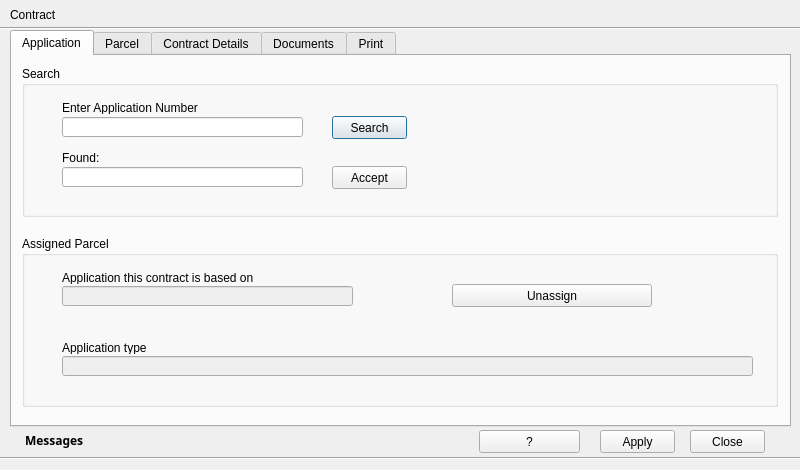
<?xml version="1.0" encoding="UTF-8"?>
<ui version="4.0">
 <class>ContractPastureDialog</class>
 <widget class="QDialog" name="ContractPastureDialog">
  <property name="geometry">
   <rect>
    <x>0</x>
    <y>0</y>
    <width>800</width>
    <height>470</height>
   </rect>
  </property>
  <property name="minimumSize">
   <size>
    <width>800</width>
    <height>470</height>
   </size>
  </property>
  <property name="maximumSize">
   <size>
    <width>800</width>
    <height>470</height>
   </size>
  </property>
  <property name="windowTitle">
   <string>Dialog</string>
  </property>
  <property name="windowIcon">
   <iconset>
    <normaloff>../../../.designer/backup/icons/contract.png</normaloff>../../../.designer/backup/icons/contract.png</iconset>
  </property>
  <widget class="Line" name="line">
   <property name="geometry">
    <rect>
     <x>0</x>
     <y>20</y>
     <width>801</width>
     <height>16</height>
    </rect>
   </property>
   <property name="orientation">
    <enum>Qt::Horizontal</enum>
   </property>
  </widget>
  <widget class="Line" name="line_2">
   <property name="geometry">
    <rect>
     <x>0</x>
     <y>450</y>
     <width>801</width>
     <height>16</height>
    </rect>
   </property>
   <property name="orientation">
    <enum>Qt::Horizontal</enum>
   </property>
  </widget>
  <widget class="QLabel" name="label">
   <property name="geometry">
    <rect>
     <x>10</x>
     <y>7</y>
     <width>151</width>
     <height>16</height>
    </rect>
   </property>
   <property name="text">
    <string>Contract</string>
   </property>
  </widget>
  <widget class="QTabWidget" name="tab_widget">
   <property name="geometry">
    <rect>
     <x>10</x>
     <y>30</y>
     <width>781</width>
     <height>397</height>
    </rect>
   </property>
   <property name="currentIndex">
    <number>0</number>
   </property>
   <widget class="QWidget" name="tab">
    <attribute name="title">
     <string>Application</string>
    </attribute>
    <widget class="QGroupBox" name="application_groupbox">
     <property name="geometry">
      <rect>
       <x>10</x>
       <y>10</y>
       <width>756</width>
       <height>151</height>
      </rect>
     </property>
     <property name="title">
      <string>Search</string>
     </property>
     <widget class="QLineEdit" name="enter_application_num_edit">
      <property name="geometry">
       <rect>
        <x>40</x>
        <y>51</y>
        <width>241</width>
        <height>20</height>
       </rect>
      </property>
     </widget>
     <widget class="QLineEdit" name="found_edit">
      <property name="geometry">
       <rect>
        <x>40</x>
        <y>101</y>
        <width>241</width>
        <height>20</height>
       </rect>
      </property>
     </widget>
     <widget class="QPushButton" name="search_button">
      <property name="geometry">
       <rect>
        <x>310</x>
        <y>50</y>
        <width>75</width>
        <height>23</height>
       </rect>
      </property>
      <property name="text">
       <string>Search</string>
      </property>
     </widget>
     <widget class="QPushButton" name="accept_button">
      <property name="geometry">
       <rect>
        <x>310</x>
        <y>100</y>
        <width>75</width>
        <height>23</height>
       </rect>
      </property>
      <property name="text">
       <string>Accept</string>
      </property>
     </widget>
     <widget class="QLabel" name="label_2">
      <property name="geometry">
       <rect>
        <x>40</x>
        <y>35</y>
        <width>250</width>
        <height>13</height>
       </rect>
      </property>
      <property name="text">
       <string>Enter Application Number</string>
      </property>
     </widget>
     <widget class="QLabel" name="label_37">
      <property name="geometry">
       <rect>
        <x>40</x>
        <y>85</y>
        <width>250</width>
        <height>13</height>
       </rect>
      </property>
      <property name="text">
       <string>Found:</string>
      </property>
     </widget>
    </widget>
    <widget class="QGroupBox" name="groupBox_16">
     <property name="geometry">
      <rect>
       <x>10</x>
       <y>180</y>
       <width>756</width>
       <height>171</height>
      </rect>
     </property>
     <property name="title">
      <string>Assigned Parcel</string>
     </property>
     <widget class="QLineEdit" name="application_this_contract_based_edit">
      <property name="enabled">
       <bool>false</bool>
      </property>
      <property name="geometry">
       <rect>
        <x>40</x>
        <y>50</y>
        <width>291</width>
        <height>20</height>
       </rect>
      </property>
     </widget>
     <widget class="QPushButton" name="unassign_button">
      <property name="geometry">
       <rect>
        <x>430</x>
        <y>48</y>
        <width>200</width>
        <height>23</height>
       </rect>
      </property>
      <property name="text">
       <string>Unassign</string>
      </property>
     </widget>
     <widget class="QLabel" name="label_31">
      <property name="geometry">
       <rect>
        <x>40</x>
        <y>35</y>
        <width>259</width>
        <height>13</height>
       </rect>
      </property>
      <property name="text">
       <string>Application this contract is based on</string>
      </property>
     </widget>
     <widget class="QLineEdit" name="application_type_edit">
      <property name="enabled">
       <bool>false</bool>
      </property>
      <property name="geometry">
       <rect>
        <x>40</x>
        <y>120</y>
        <width>691</width>
        <height>20</height>
       </rect>
      </property>
     </widget>
     <widget class="QLabel" name="label_40">
      <property name="geometry">
       <rect>
        <x>40</x>
        <y>105</y>
        <width>259</width>
        <height>13</height>
       </rect>
      </property>
      <property name="text">
       <string>Application type</string>
      </property>
     </widget>
    </widget>
   </widget>
   <widget class="QWidget" name="tab_2">
    <attribute name="title">
     <string>Parcel</string>
    </attribute>
    <widget class="QGroupBox" name="groupBox">
     <property name="geometry">
      <rect>
       <x>10</x>
       <y>10</y>
       <width>756</width>
       <height>341</height>
      </rect>
     </property>
     <property name="title">
      <string>Parcel Details</string>
     </property>
     <widget class="QLabel" name="label_14">
      <property name="geometry">
       <rect>
        <x>20</x>
        <y>300</y>
        <width>721</width>
        <height>16</height>
       </rect>
      </property>
      <property name="text">
       <string>Parcel details will be populated automatically once an application was selected in the previous tab.</string>
      </property>
     </widget>
     <widget class="QTableWidget" name="assigned_parcel_twidget">
      <property name="geometry">
       <rect>
        <x>13</x>
        <y>30</y>
        <width>731</width>
        <height>221</height>
       </rect>
      </property>
      <column>
       <property name="text">
        <string>Parcel ID</string>
       </property>
      </column>
      <column>
       <property name="text">
        <string>Pasture Type</string>
       </property>
      </column>
      <column>
       <property name="text">
        <string>Area(ga)</string>
       </property>
      </column>
     </widget>
    </widget>
   </widget>
   <widget class="QWidget" name="tab_3">
    <attribute name="title">
     <string>Contract Details</string>
    </attribute>
    <widget class="QGroupBox" name="groupBox_2">
     <property name="geometry">
      <rect>
       <x>10</x>
       <y>10</y>
       <width>756</width>
       <height>346</height>
      </rect>
     </property>
     <property name="title">
      <string>Contract Details</string>
     </property>
     <widget class="QLineEdit" name="contract_num_edit">
      <property name="enabled">
       <bool>false</bool>
      </property>
      <property name="geometry">
       <rect>
        <x>50</x>
        <y>40</y>
        <width>200</width>
        <height>20</height>
       </rect>
      </property>
     </widget>
     <widget class="QLabel" name="label_15">
      <property name="geometry">
       <rect>
        <x>50</x>
        <y>25</y>
        <width>171</width>
        <height>16</height>
       </rect>
      </property>
      <property name="text">
       <string>Contract Number</string>
      </property>
     </widget>
     <widget class="QLineEdit" name="contract_begin_edit">
      <property name="enabled">
       <bool>false</bool>
      </property>
      <property name="geometry">
       <rect>
        <x>50</x>
        <y>100</y>
        <width>181</width>
        <height>20</height>
       </rect>
      </property>
     </widget>
     <widget class="QLabel" name="label_16">
      <property name="geometry">
       <rect>
        <x>50</x>
        <y>85</y>
        <width>241</width>
        <height>16</height>
       </rect>
      </property>
      <property name="text">
       <string>Contract Begin (= Decision Date)</string>
      </property>
     </widget>
     <widget class="QLabel" name="label_19">
      <property name="geometry">
       <rect>
        <x>300</x>
        <y>25</y>
        <width>200</width>
        <height>16</height>
       </rect>
      </property>
      <property name="text">
       <string>Contract Date</string>
      </property>
     </widget>
     <widget class="QLabel" name="label_20">
      <property name="geometry">
       <rect>
        <x>300</x>
        <y>85</y>
        <width>200</width>
        <height>16</height>
       </rect>
      </property>
      <property name="text">
       <string>Contract Duration [years]</string>
      </property>
     </widget>
     <widget class="QLabel" name="label_22">
      <property name="geometry">
       <rect>
        <x>530</x>
        <y>85</y>
        <width>200</width>
        <height>16</height>
       </rect>
      </property>
      <property name="text">
       <string>Contract End</string>
      </property>
     </widget>
     <widget class="QDateEdit" name="contract_date">
      <property name="geometry">
       <rect>
        <x>300</x>
        <y>40</y>
        <width>161</width>
        <height>22</height>
       </rect>
      </property>
      <property name="displayFormat">
       <string>yyyy-MM-dd</string>
      </property>
      <property name="calendarPopup">
       <bool>true</bool>
      </property>
     </widget>
     <widget class="QLineEdit" name="contract_duration_edit">
      <property name="enabled">
       <bool>false</bool>
      </property>
      <property name="geometry">
       <rect>
        <x>300</x>
        <y>100</y>
        <width>161</width>
        <height>20</height>
       </rect>
      </property>
     </widget>
     <widget class="QLineEdit" name="contract_end_edit">
      <property name="enabled">
       <bool>false</bool>
      </property>
      <property name="geometry">
       <rect>
        <x>530</x>
        <y>100</y>
        <width>181</width>
        <height>20</height>
       </rect>
      </property>
     </widget>
     <widget class="QGroupBox" name="status_groupbox">
      <property name="geometry">
       <rect>
        <x>30</x>
        <y>130</y>
        <width>191</width>
        <height>171</height>
       </rect>
      </property>
      <property name="title">
       <string>Contract Status</string>
      </property>
      <widget class="QRadioButton" name="draft_rbutton">
       <property name="geometry">
        <rect>
         <x>30</x>
         <y>40</y>
         <width>151</width>
         <height>20</height>
        </rect>
       </property>
       <property name="text">
        <string>Draft</string>
       </property>
       <property name="checked">
        <bool>true</bool>
       </property>
       <attribute name="buttonGroup">
        <string notr="true">contract_status_groupbox</string>
       </attribute>
      </widget>
      <widget class="QRadioButton" name="active_rbutton">
       <property name="geometry">
        <rect>
         <x>30</x>
         <y>70</y>
         <width>200</width>
         <height>20</height>
        </rect>
       </property>
       <property name="text">
        <string>Active</string>
       </property>
       <attribute name="buttonGroup">
        <string notr="true">contract_status_groupbox</string>
       </attribute>
      </widget>
      <widget class="QRadioButton" name="expired_rbutton">
       <property name="geometry">
        <rect>
         <x>30</x>
         <y>100</y>
         <width>146</width>
         <height>20</height>
        </rect>
       </property>
       <property name="text">
        <string>Expired</string>
       </property>
       <attribute name="buttonGroup">
        <string notr="true">contract_status_groupbox</string>
       </attribute>
      </widget>
      <widget class="QRadioButton" name="cancelled_rbutton">
       <property name="geometry">
        <rect>
         <x>30</x>
         <y>130</y>
         <width>151</width>
         <height>20</height>
        </rect>
       </property>
       <property name="text">
        <string>Cancelled</string>
       </property>
       <attribute name="buttonGroup">
        <string notr="true">contract_status_groupbox</string>
       </attribute>
      </widget>
     </widget>
     <widget class="QGroupBox" name="contract_cancellation_groupbox">
      <property name="enabled">
       <bool>false</bool>
      </property>
      <property name="geometry">
       <rect>
        <x>240</x>
        <y>130</y>
        <width>511</width>
        <height>171</height>
       </rect>
      </property>
      <property name="title">
       <string>Contract Cancellation</string>
      </property>
      <widget class="QDateEdit" name="cancelation_date">
       <property name="enabled">
        <bool>false</bool>
       </property>
       <property name="geometry">
        <rect>
         <x>30</x>
         <y>50</y>
         <width>91</width>
         <height>20</height>
        </rect>
       </property>
       <property name="displayFormat">
        <string>yyyy-MM-dd</string>
       </property>
       <property name="calendarPopup">
        <bool>true</bool>
       </property>
      </widget>
      <widget class="QLabel" name="label_23">
       <property name="geometry">
        <rect>
         <x>30</x>
         <y>21</y>
         <width>200</width>
         <height>20</height>
        </rect>
       </property>
       <property name="text">
        <string>Cancellation Date</string>
       </property>
      </widget>
      <widget class="QRadioButton" name="application_based_rbutton">
       <property name="geometry">
        <rect>
         <x>185</x>
         <y>20</y>
         <width>200</width>
         <height>20</height>
        </rect>
       </property>
       <property name="sizePolicy">
        <sizepolicy hsizetype="Minimum" vsizetype="Fixed">
         <horstretch>0</horstretch>
         <verstretch>0</verstretch>
        </sizepolicy>
       </property>
       <property name="text">
        <string>Application based</string>
       </property>
       <property name="checked">
        <bool>true</bool>
       </property>
       <attribute name="buttonGroup">
        <string notr="true">cancellation_reason_groupbox</string>
       </attribute>
      </widget>
      <widget class="QComboBox" name="app_number_cbox">
       <property name="enabled">
        <bool>false</bool>
       </property>
       <property name="geometry">
        <rect>
         <x>200</x>
         <y>50</y>
         <width>151</width>
         <height>20</height>
        </rect>
       </property>
      </widget>
      <widget class="QLabel" name="label_24">
       <property name="geometry">
        <rect>
         <x>130</x>
         <y>52</y>
         <width>66</width>
         <height>16</height>
        </rect>
       </property>
       <property name="text">
        <string>Number</string>
       </property>
      </widget>
      <widget class="QLineEdit" name="type_edit">
       <property name="enabled">
        <bool>false</bool>
       </property>
       <property name="geometry">
        <rect>
         <x>80</x>
         <y>85</y>
         <width>421</width>
         <height>20</height>
        </rect>
       </property>
      </widget>
      <widget class="QLabel" name="label_25">
       <property name="geometry">
        <rect>
         <x>10</x>
         <y>87</y>
         <width>66</width>
         <height>16</height>
        </rect>
       </property>
       <property name="text">
        <string>Type</string>
       </property>
      </widget>
      <widget class="QComboBox" name="other_reason_cbox">
       <property name="enabled">
        <bool>false</bool>
       </property>
       <property name="geometry">
        <rect>
         <x>10</x>
         <y>135</y>
         <width>491</width>
         <height>22</height>
        </rect>
       </property>
      </widget>
      <widget class="QRadioButton" name="other_reason_rbutton">
       <property name="geometry">
        <rect>
         <x>10</x>
         <y>110</y>
         <width>200</width>
         <height>20</height>
        </rect>
       </property>
       <property name="text">
        <string>Other reason</string>
       </property>
       <attribute name="buttonGroup">
        <string notr="true">cancellation_reason_groupbox</string>
       </attribute>
      </widget>
      <widget class="QCheckBox" name="cancellation_date_check_box">
       <property name="geometry">
        <rect>
         <x>10</x>
         <y>50</y>
         <width>16</width>
         <height>16</height>
        </rect>
       </property>
       <property name="text">
        <string/>
       </property>
      </widget>
      <widget class="QLineEdit" name="person_id_edit">
       <property name="enabled">
        <bool>false</bool>
       </property>
       <property name="geometry">
        <rect>
         <x>370</x>
         <y>50</y>
         <width>131</width>
         <height>20</height>
        </rect>
       </property>
      </widget>
      <widget class="QLabel" name="label_30">
       <property name="geometry">
        <rect>
         <x>370</x>
         <y>24</y>
         <width>131</width>
         <height>16</height>
        </rect>
       </property>
       <property name="text">
        <string>Person/Company ID</string>
       </property>
      </widget>
     </widget>
     <widget class="QLabel" name="label_26">
      <property name="geometry">
       <rect>
        <x>30</x>
        <y>305</y>
        <width>721</width>
        <height>16</height>
       </rect>
      </property>
      <property name="text">
       <string>Contract begin and end cannot be set explicitely. They are based on decision date and contract duration.</string>
      </property>
     </widget>
     <widget class="QLabel" name="error_label">
      <property name="geometry">
       <rect>
        <x>30</x>
        <y>325</y>
        <width>711</width>
        <height>16</height>
       </rect>
      </property>
      <property name="text">
       <string/>
      </property>
     </widget>
    </widget>
   </widget>
   <widget class="QWidget" name="tab_13">
    <attribute name="title">
     <string>Documents</string>
    </attribute>
    <widget class="QGroupBox" name="documents_groupbox">
     <property name="geometry">
      <rect>
       <x>10</x>
       <y>10</y>
       <width>756</width>
       <height>341</height>
      </rect>
     </property>
     <property name="title">
      <string>Contracts Documents</string>
     </property>
     <widget class="QTableWidget" name="doc_twidget">
      <property name="geometry">
       <rect>
        <x>20</x>
        <y>59</y>
        <width>700</width>
        <height>271</height>
       </rect>
      </property>
      <property name="editTriggers">
       <set>QAbstractItemView::NoEditTriggers</set>
      </property>
      <attribute name="horizontalHeaderCascadingSectionResizes">
       <bool>false</bool>
      </attribute>
      <attribute name="horizontalHeaderDefaultSectionSize">
       <number>120</number>
      </attribute>
      <attribute name="horizontalHeaderHighlightSections">
       <bool>false</bool>
      </attribute>
      <attribute name="verticalHeaderCascadingSectionResizes">
       <bool>false</bool>
      </attribute>
      <column>
       <property name="text">
        <string>Provided</string>
       </property>
      </column>
      <column>
       <property name="text">
        <string>Type</string>
       </property>
      </column>
      <column>
       <property name="text">
        <string>Name</string>
       </property>
      </column>
      <column>
       <property name="text">
        <string>Open</string>
       </property>
      </column>
      <column>
       <property name="text">
        <string>Remove</string>
       </property>
      </column>
      <column>
       <property name="text">
        <string>View</string>
       </property>
      </column>
     </widget>
     <widget class="QPushButton" name="load_doc_button">
      <property name="geometry">
       <rect>
        <x>304</x>
        <y>29</y>
        <width>171</width>
        <height>23</height>
       </rect>
      </property>
      <property name="text">
       <string>Load Document</string>
      </property>
     </widget>
     <widget class="QLabel" name="label_32">
      <property name="geometry">
       <rect>
        <x>22</x>
        <y>14</y>
        <width>261</width>
        <height>16</height>
       </rect>
      </property>
      <property name="text">
       <string>Document Path</string>
      </property>
     </widget>
     <widget class="QLineEdit" name="document_path_edit">
      <property name="geometry">
       <rect>
        <x>21</x>
        <y>30</y>
        <width>261</width>
        <height>20</height>
       </rect>
      </property>
      <property name="readOnly">
       <bool>true</bool>
      </property>
     </widget>
    </widget>
   </widget>
   <widget class="QWidget" name="tab_14">
    <attribute name="title">
     <string>Print</string>
    </attribute>
    <widget class="QGroupBox" name="groupBox_20">
     <property name="geometry">
      <rect>
       <x>10</x>
       <y>10</y>
       <width>756</width>
       <height>341</height>
      </rect>
     </property>
     <property name="title">
      <string>Print</string>
     </property>
     <widget class="QPushButton" name="print_contract_button">
      <property name="geometry">
       <rect>
        <x>80</x>
        <y>60</y>
        <width>261</width>
        <height>23</height>
       </rect>
      </property>
      <property name="text">
       <string>Print Contract</string>
      </property>
     </widget>
     <widget class="QPushButton" name="print_certificate_button">
      <property name="geometry">
       <rect>
        <x>80</x>
        <y>110</y>
        <width>261</width>
        <height>23</height>
       </rect>
      </property>
      <property name="text">
       <string>Print Certificate</string>
      </property>
     </widget>
     <widget class="QPushButton" name="print_soil_qual_pass_edit">
      <property name="geometry">
       <rect>
        <x>80</x>
        <y>160</y>
        <width>261</width>
        <height>23</height>
       </rect>
      </property>
      <property name="text">
       <string>Print Soil Quality Passport</string>
      </property>
     </widget>
     <widget class="QComboBox" name="print_officer_cbox">
      <property name="geometry">
       <rect>
        <x>360</x>
        <y>110</y>
        <width>211</width>
        <height>22</height>
       </rect>
      </property>
     </widget>
     <widget class="QCheckBox" name="is_sign_checkbox">
      <property name="geometry">
       <rect>
        <x>360</x>
        <y>60</y>
        <width>361</width>
        <height>17</height>
       </rect>
      </property>
      <property name="text">
       <string>whether to sign the chief</string>
      </property>
     </widget>
     <widget class="QCheckBox" name="pdf_checkbox">
      <property name="geometry">
       <rect>
        <x>110</x>
        <y>30</y>
        <width>161</width>
        <height>17</height>
       </rect>
      </property>
      <property name="text">
       <string>*.pdf print</string>
      </property>
     </widget>
    </widget>
   </widget>
  </widget>
  <widget class="QPushButton" name="apply_button">
   <property name="geometry">
    <rect>
     <x>600</x>
     <y>430</y>
     <width>75</width>
     <height>23</height>
    </rect>
   </property>
   <property name="text">
    <string>Apply</string>
   </property>
  </widget>
  <widget class="QPushButton" name="close_button">
   <property name="geometry">
    <rect>
     <x>690</x>
     <y>430</y>
     <width>75</width>
     <height>23</height>
    </rect>
   </property>
   <property name="text">
    <string>Close</string>
   </property>
  </widget>
  <widget class="QPushButton" name="help_button">
   <property name="geometry">
    <rect>
     <x>479</x>
     <y>430</y>
     <width>101</width>
     <height>23</height>
    </rect>
   </property>
   <property name="text">
    <string>?</string>
   </property>
  </widget>
  <widget class="QLabel" name="status_label">
   <property name="geometry">
    <rect>
     <x>25</x>
     <y>430</y>
     <width>441</width>
     <height>21</height>
    </rect>
   </property>
   <property name="font">
    <font>
     <family>Century Gothic</family>
     <weight>75</weight>
     <bold>true</bold>
    </font>
   </property>
   <property name="text">
    <string>Messages</string>
   </property>
  </widget>
 </widget>
 <tabstops>
  <tabstop>tab_widget</tabstop>
  <tabstop>enter_application_num_edit</tabstop>
  <tabstop>search_button</tabstop>
  <tabstop>found_edit</tabstop>
  <tabstop>accept_button</tabstop>
  <tabstop>application_this_contract_based_edit</tabstop>
  <tabstop>application_type_edit</tabstop>
  <tabstop>unassign_button</tabstop>
  <tabstop>help_button</tabstop>
  <tabstop>apply_button</tabstop>
  <tabstop>close_button</tabstop>
  <tabstop>contract_num_edit</tabstop>
  <tabstop>contract_date</tabstop>
  <tabstop>contract_begin_edit</tabstop>
  <tabstop>contract_duration_edit</tabstop>
  <tabstop>contract_end_edit</tabstop>
  <tabstop>draft_rbutton</tabstop>
  <tabstop>active_rbutton</tabstop>
  <tabstop>expired_rbutton</tabstop>
  <tabstop>cancelled_rbutton</tabstop>
  <tabstop>cancellation_date_check_box</tabstop>
  <tabstop>cancelation_date</tabstop>
  <tabstop>application_based_rbutton</tabstop>
  <tabstop>app_number_cbox</tabstop>
  <tabstop>type_edit</tabstop>
  <tabstop>other_reason_rbutton</tabstop>
  <tabstop>other_reason_cbox</tabstop>
  <tabstop>print_contract_button</tabstop>
  <tabstop>print_certificate_button</tabstop>
  <tabstop>print_soil_qual_pass_edit</tabstop>
 </tabstops>
 <resources>
  <include location="resources_pasture.qrc"/>
 </resources>
 <connections/>
 <buttongroups>
  <buttongroup name="cancellation_reason_groupbox"/>
  <buttongroup name="contract_status_groupbox"/>
 </buttongroups>
</ui>
